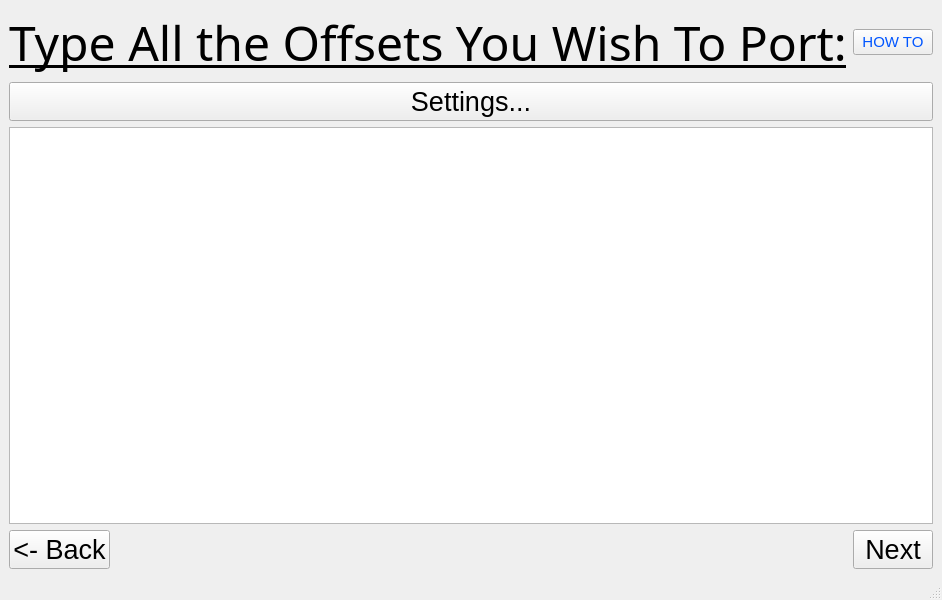
<?xml version="1.0" encoding="UTF-8"?>
<ui version="4.0">
 <class>MainWindow</class>
 <widget class="QMainWindow" name="MainWindow">
  <property name="enabled">
   <bool>true</bool>
  </property>
  <property name="geometry">
   <rect>
    <x>0</x>
    <y>0</y>
    <width>800</width>
    <height>600</height>
   </rect>
  </property>
  <property name="windowTitle">
   <string>findBytes GUI</string>
  </property>
  <widget class="QWidget" name="centralwidget">
   <layout class="QVBoxLayout" name="verticalLayout">
    <item>
     <layout class="QGridLayout" name="gridLayout">
      <item row="0" column="0">
       <layout class="QHBoxLayout" name="horizontalLayout">
        <item>
         <widget class="QLabel" name="title">
          <property name="font">
           <font>
            <family>Ink Free</family>
            <pointsize>36</pointsize>
            <underline>true</underline>
           </font>
          </property>
          <property name="text">
           <string>Type All the Offsets You Wish To Port:</string>
          </property>
         </widget>
        </item>
        <item>
         <widget class="QPushButton" name="howTo">
          <property name="sizePolicy">
           <sizepolicy hsizetype="Expanding" vsizetype="Fixed">
            <horstretch>0</horstretch>
            <verstretch>0</verstretch>
           </sizepolicy>
          </property>
          <property name="font">
           <font>
            <pointsize>11</pointsize>
           </font>
          </property>
          <property name="layoutDirection">
           <enum>Qt::LeftToRight</enum>
          </property>
          <property name="styleSheet">
           <string notr="true">color: rgb(0, 85, 255);</string>
          </property>
          <property name="text">
           <string>HOW TO</string>
          </property>
          <property name="checkable">
           <bool>false</bool>
          </property>
          <property name="autoRepeat">
           <bool>true</bool>
          </property>
          <property name="autoDefault">
           <bool>false</bool>
          </property>
          <property name="default">
           <bool>false</bool>
          </property>
          <property name="flat">
           <bool>false</bool>
          </property>
         </widget>
        </item>
       </layout>
      </item>
      <item row="1" column="0">
       <widget class="QPushButton" name="Settings">
        <property name="font">
         <font>
          <pointsize>20</pointsize>
         </font>
        </property>
        <property name="text">
         <string>Settings...</string>
        </property>
       </widget>
      </item>
     </layout>
    </item>
    <item>
     <widget class="QPlainTextEdit" name="offsets">
      <property name="font">
       <font>
        <pointsize>22</pointsize>
       </font>
      </property>
      <property name="placeholderText">
       <string/>
      </property>
     </widget>
    </item>
    <item>
     <layout class="QHBoxLayout" name="horizontalLayout_3">
      <item>
       <widget class="QPushButton" name="back">
        <property name="font">
         <font>
          <pointsize>20</pointsize>
         </font>
        </property>
        <property name="text">
         <string>&lt;- Back</string>
        </property>
       </widget>
      </item>
      <item>
       <spacer name="horizontalSpacer">
        <property name="orientation">
         <enum>Qt::Horizontal</enum>
        </property>
        <property name="sizeType">
         <enum>QSizePolicy::MinimumExpanding</enum>
        </property>
        <property name="sizeHint" stdset="0">
         <size>
          <width>30</width>
          <height>30</height>
         </size>
        </property>
       </spacer>
      </item>
      <item>
       <widget class="QPushButton" name="Next">
        <property name="font">
         <font>
          <pointsize>20</pointsize>
         </font>
        </property>
        <property name="text">
         <string>Next</string>
        </property>
       </widget>
      </item>
     </layout>
    </item>
   </layout>
  </widget>
  <widget class="QMenuBar" name="menubar">
   <property name="geometry">
    <rect>
     <x>0</x>
     <y>0</y>
     <width>800</width>
     <height>18</height>
    </rect>
   </property>
  </widget>
  <widget class="QStatusBar" name="statusbar"/>
 </widget>
 <resources/>
 <connections/>
</ui>
